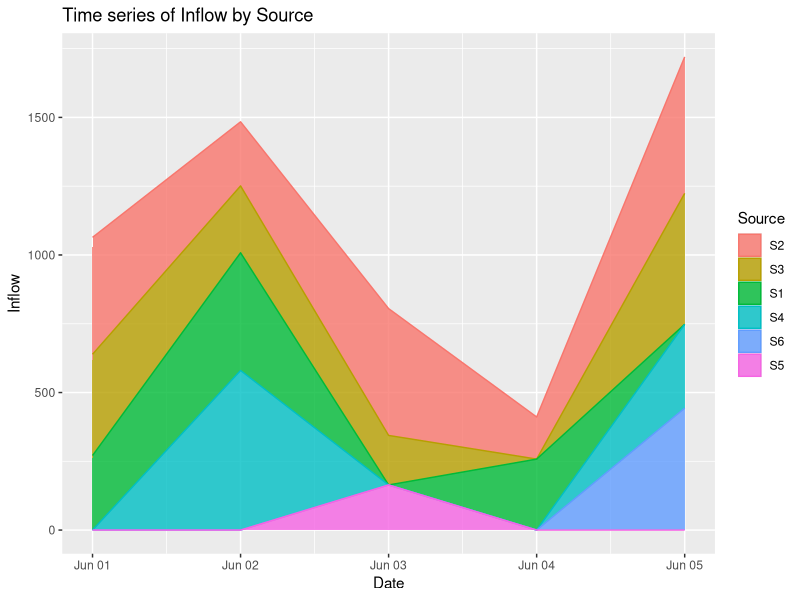
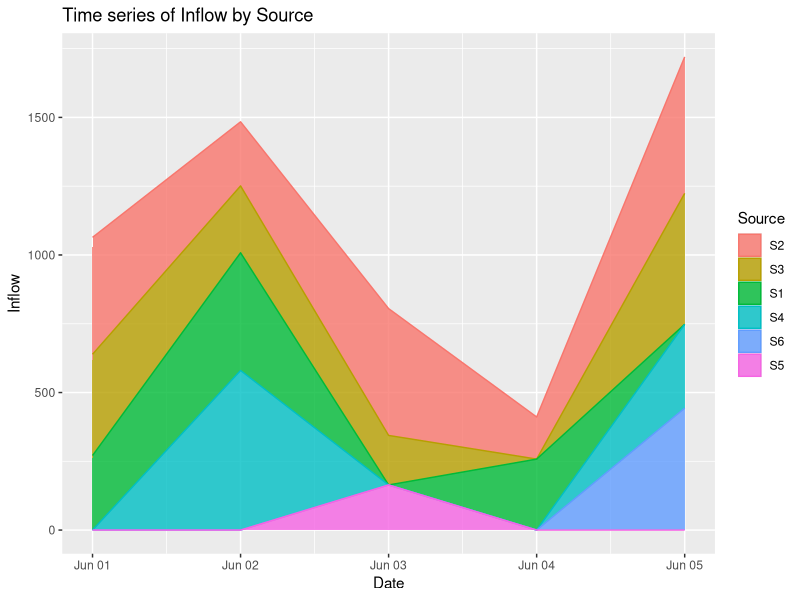

Here is the R script that generated these plots, in order:
## Author Eudie
# For MoonFrog Labs

# rm(list=ls())
# setwd("~/PythonProjects/MoonFrog")

# Libraries----
  library(ggplot2)
  library(plyr)

## Getting Data----
  # Making dummy data (provided by MoonFrog Labs) for this exercise, but we can get data from any source
  Date <- c("01/06/16","01/06/16","01/06/16","02/06/16","02/06/16","02/06/16","02/06/16","03/06/16","03/06/16","03/06/16","04/06/16","04/06/16","05/06/16","05/06/16","05/06/16","05/06/16") 
  Source <- c("S1", "S3", "S2", "S4", "S2", "S3", "S1", "S5", "S2", "S3", "S1", "S2", "S6", "S2", "S3", "S4")
  Inflow <- c(271, 368, 425, 580, 233, 243, 428, 164, 461, 180, 258, 153, 443, 496, 476, 305)
  
  df <- data.frame(Date, Source, Inflow)

df$Date <- as.Date(df$Date, "%d/%m/%y")

## Funtion used----
# Following function takes input a raw data frame and restructure it as required to make
# Asumption: Date on which there is no Sorce-Inflow, that combination is not populate in the table
# For eg. if, On "4-June" there is no Inflow from "S3" than there will be no row for Date = "4-June" and Source = "S3"
# To make chart of continues date and for all sources restructuring is necessary
restructure <- function(dataframe){
  # To get continuous dates
  cont_dates <- seq(min(dataframe$Date), max(dataframe$Date), by="days")
  
  # To change order of source dynamically
  temp <- as.data.frame(aggregate(dataframe$Inflow, by=list(Source=dataframe$Source), FUN=sum))
  temp$Source <- factor(temp$Source , levels=temp$Source[order(temp$x, decreasing = TRUE)])
  
  # All possible combination of Date and Source
  output <- as.data.frame(expand.grid(cont_dates, temp$Source, KEEP.OUT.ATTRS = FALSE))
  colnames(output) <- c("Date", "Source")
  
  # Refilling the Inflow value
  output <- merge(output, dataframe, by= c("Date", "Source"), all.x = TRUE)
  output$Inflow[is.na(output$Inflow)] <- 0
  
  return(output)
}

## Main----
  final_df <- restructure(df)
  ggplot(final_df, aes(x=  Date,y =  Inflow)) + geom_area(aes(colour = Source, fill= Source), position = 'stack', alpha = 0.8) + 
    scale_x_date() + labs(title = "Time series of Inflow by Source")
  ggsave("Time Series of Inflow by Source.jpeg", width = 11.25, height = 7.5)

##End----
